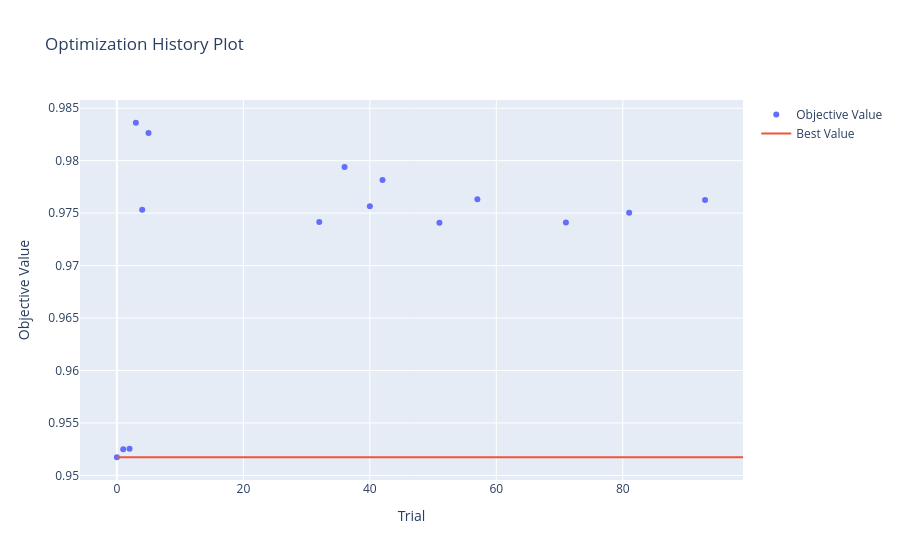

The code cell stored with this chart in its notebook:
### Markdown cell above
### Optimization History

### Code cell
from optuna.visualization import plot_optimization_history

fig = plot_optimization_history(study)
fig.show()
